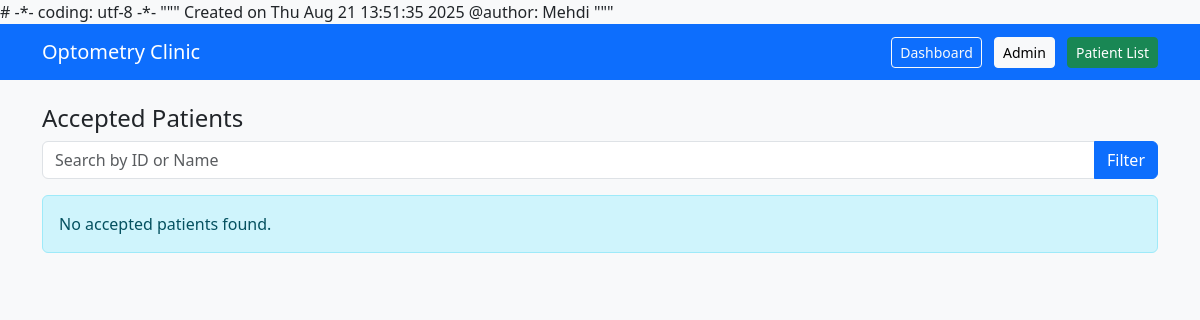
The page /doctor/patients/ on the database as committed earlier.
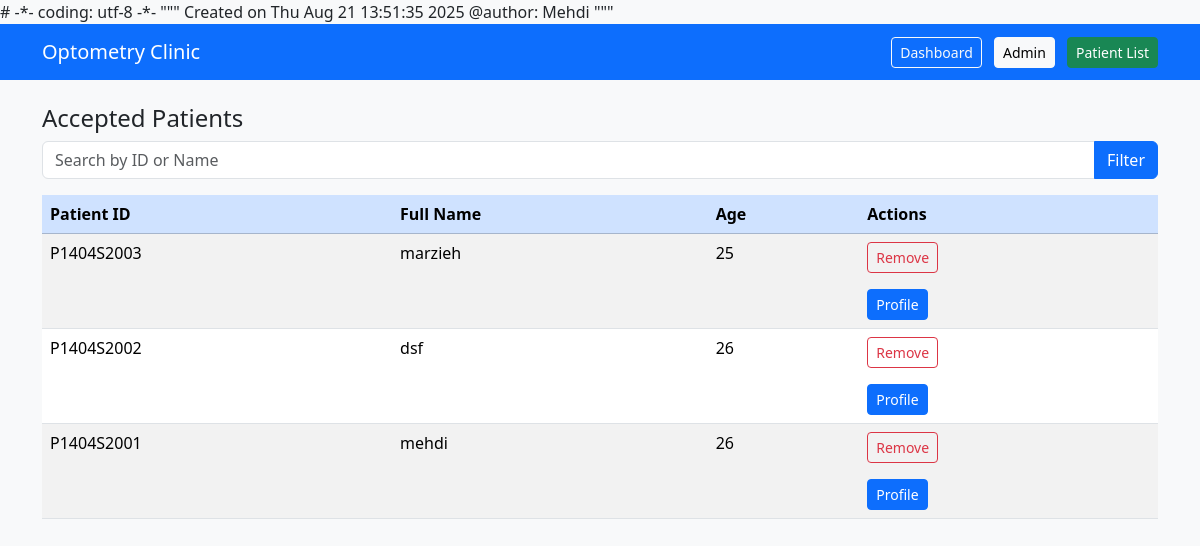
The same page on the database as committed later.
### secretary/models.py (models this page shows, shortened)
class Patient(models.Model):
    STATUS_CHOICES = [
        ("waiting", "Waiting (Secretary list)"),
        ("accepted", "Accepted (Doctor list)"),
        ("done", "Done (Removed from both lists)"),
    ]
    patient_id = models.CharField(max_length=20, unique=True, editable=False)
    name = models.CharField(max_length=100)
    family_name = models.CharField(max_length=100)
    phone = models.CharField(max_length=15, blank=True, null=True)
    age = models.PositiveIntegerField()
    gender = models.CharField(max_length=1, choices=[('M','Male'),('F','Female')])
    melli_code = models.CharField(max_length=10,unique=True, blank=True, null=True)
    reason = models.TextField()
    status = models.CharField(max_length=20, choices=STATUS_CHOICES, default='waiting')
    created_at = models.DateTimeField(default=timezone.now)  # ✅ Correct

### doctor/views.py (the view)
# urls.py: path('patients/', views.doctor_patient_list, name='doctor_patient_list'),
def doctor_patient_list(request):
    query = request.GET.get('q', '')
    patients = Patient.objects.all().order_by('-id')
    if query:
        patients = patients.filter(Q(name__icontains=query) | Q(patient_id__icontains=query))
    return render(request, "doctor/patient_list.html", {"patients": patients})

### doctor/templates/doctor/patient_list.html (shortened to what this page needs)
<!DOCTYPE html>
<html lang="en">
<head>
  <link href="https://cdn.jsdelivr.net/npm/bootstrap@5.3.3/dist/css/bootstrap.min.css" rel="stylesheet"/>
</head>
<body>
<nav class="navbar navbar-expand-lg navbar-dark bg-primary">
  <div class="container">
    <a class="navbar-brand" href="#">Optometry Clinic</a>
    <div class="ms-auto">
      <a class="btn btn-outline-light btn-sm" href="{% url 'doctor:doctor_dashboard' %}">Dashboard</a>
      <a class="btn btn-light btn-sm ms-2" href="{% url 'admin:index' %}">Admin</a>
      <a class="btn btn-success btn-sm ms-2" href="{% url 'doctor:doctor_patient_list' %}">Patient List</a>
    </div>
  </div>
</nav>
<main class="container py-4">
  <h4>Accepted Patients</h4>
  <form method="GET" class="mb-3">
    <div class="input-group">
      <input type="text" name="q" value="{{ request.GET.q }}" class="form-control" placeholder="Search by ID or Name">
      <button class="btn btn-primary" type="submit">Filter</button>
    </div>
  </form>
  {% if patients %}
  <div class="table-responsive">
    <table class="table table-striped table-hover">
      <thead class="table-primary">
        <tr>
          <th>Patient ID</th>
          <th>Full Name</th>
          <th>Age</th>
          <th>Actions</th>
        </tr>
      </thead>
      <tbody>
        {% for patient in patients %}
        <tr>
          <td>{{ patient.patient_id }}</td>
          <td>{{ patient.name }}</td>
          <td>{{ patient.age }}</td>
          <td class="table-actions">
           <form method="POST" action="{% url 'doctor:delete_patient' patient.id %}">
                <button type="submit" class="btn btn-sm btn-outline-danger"
                        onclick="return confirm('Are you sure you want to delete this patient completely?');">
                    Remove
                </button>
            </form>
            <a href="{% url 'doctor:patient_profile' patient.patient_id %}" class="btn btn-sm btn-primary">Profile</a>
          </td>
        </tr>
        {% endfor %}
      </tbody>
    </table>
  </div>
  {% else %}
    <div class="alert alert-info">No accepted patients found.</div>
  {% endif %}
</main>
</body>
</html>

Rows that differ between the two databases and show on the page:
added Patient: patient_id "P1404S2003", name "marzieh", age "25"
added Patient: patient_id "P1404S2002", name "dsf", age "26"
added Patient: patient_id "P1404S2001", name "mehdi", age "26"
Other text that changed with them:
text no longer shown: "No accepted patients found."
text now shown: "Patient ID Full Name Age Actions"
